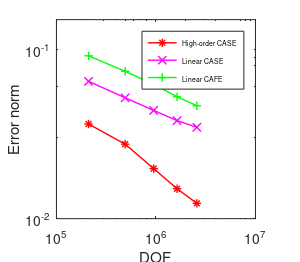

Recreate this plot in MATLAB.
close all 
NINT=[4:8]; % Refinement level from 3 to 7
N8bench=[0.036263492040220,0.027551477879473,0.019753145927593,0.015023438422813,0.012317065304608;0.064794423362128,0.051802318238374,0.043613520187149,0.037987302138569,0.034656284250918;0.091690568746068,0.074268552291392,0.062154801229703,0.052514900065207,0.046469364318648];
%High-order SEM; Linear SEM; Linear FEM
nnode=[210226,490637,949336,1630195,2577086]';
loglog(nnode(:),N8bench(1,:),'-*r','LineWidth',1.0);
hold on
loglog(nnode(:),N8bench(2,:),'-xm','LineWidth',1.0);
hold on
loglog(nnode(:),N8bench(3,:),'-+g','LineWidth',1.0);
hold on 
lg=legend('High-order CASE','Linear CASE','Linear CAFE','Location','northeast');
set(lg,'FontSize',5)
lb1=xlabel('DOF');
lb2=ylabel('Error norm');
ylim([0.01,0.15]);
% set(lb1,'FontSize',20);
% set(lb2,'FontSize',20);
axis square
set(gca,'fontsize',10)
set(gcf,'PaperPosition',[0 0 3 2.62]);
set(gcf,'PaperSize',[3 2.62])
print(1,'-r300', '-dpdf',strcat('1'))
